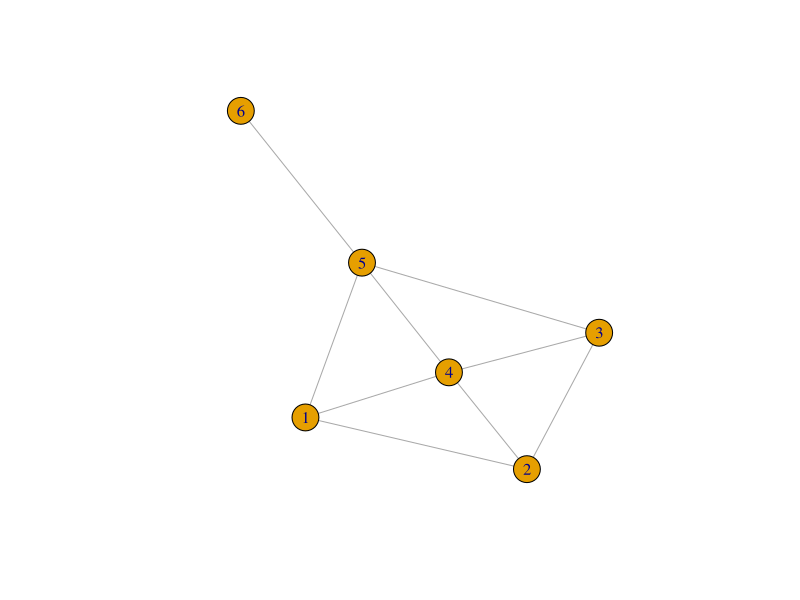

Write the R code that produced this figure.
## ---- chunk 1
StP = c(.85,.09,.06)
Roch = c(.30,.60,.10)
Dul = c(.35,.05,.60) 
M = cbind(StP,Roch,Dul)
M
## ---- chunk 2
A = rbind(c( 0 , 1 , 0 , 1 , 1 ,0), c(1 , 0 , 1 , 1 , 0, 0 ),c( 0 , 1 , 0 , 1 , 1, 0 ),
  c( 1 , 1 , 1 , 0 , 1, 0 ),c( 1 , 0 , 1 , 1 , 0, 1 ), c(0, 0, 0, 0, 1, 0))
A
## ---- chunk 3
suppressPackageStartupMessages(library(igraph))
g=graph_from_adjacency_matrix(A,mode='undirected')
V(g)$label = c(1,2,3,4,5,6)
plot(g)
